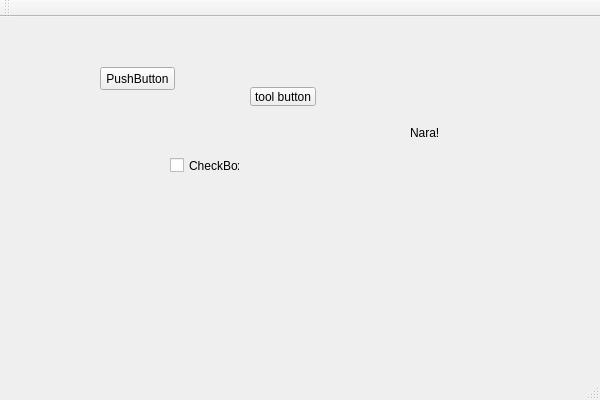
<?xml version="1.0" encoding="UTF-8"?>
<ui version="4.0">
 <class>tictactoeClass</class>
 <widget class="QMainWindow" name="tictactoeClass">
  <property name="geometry">
   <rect>
    <x>0</x>
    <y>0</y>
    <width>600</width>
    <height>400</height>
   </rect>
  </property>
  <property name="windowTitle">
   <string>tictactoe</string>
  </property>
  <widget class="QWidget" name="centralWidget">
   <widget class="QPushButton" name="pushButton">
    <property name="geometry">
     <rect>
      <x>100</x>
      <y>50</y>
      <width>75</width>
      <height>23</height>
     </rect>
    </property>
    <property name="text">
     <string>PushButton</string>
    </property>
   </widget>
   <widget class="QToolButton" name="toolButton">
    <property name="geometry">
     <rect>
      <x>250</x>
      <y>70</y>
      <width>66</width>
      <height>19</height>
     </rect>
    </property>
    <property name="text">
     <string>tool button</string>
    </property>
   </widget>
   <widget class="QCheckBox" name="checkBox">
    <property name="geometry">
     <rect>
      <x>170</x>
      <y>140</y>
      <width>70</width>
      <height>17</height>
     </rect>
    </property>
    <property name="text">
     <string>CheckBox</string>
    </property>
   </widget>
   <widget class="QLabel" name="label">
    <property name="geometry">
     <rect>
      <x>410</x>
      <y>100</y>
      <width>71</width>
      <height>31</height>
     </rect>
    </property>
    <property name="text">
     <string>Nara!</string>
    </property>
   </widget>
  </widget>
  <widget class="QMenuBar" name="menuBar">
   <property name="geometry">
    <rect>
     <x>0</x>
     <y>0</y>
     <width>600</width>
     <height>21</height>
    </rect>
   </property>
  </widget>
  <widget class="QToolBar" name="mainToolBar">
   <attribute name="toolBarArea">
    <enum>TopToolBarArea</enum>
   </attribute>
   <attribute name="toolBarBreak">
    <bool>false</bool>
   </attribute>
  </widget>
  <widget class="QStatusBar" name="statusBar"/>
 </widget>
 <layoutdefault spacing="6" margin="11"/>
 <resources>
  <include location="tictactoe.qrc"/>
 </resources>
 <connections/>
 <slots>
  <signal>signal1()</signal>
  <signal>changeCaption()</signal>
  <slot>changeCaption2()</slot>
 </slots>
</ui>
